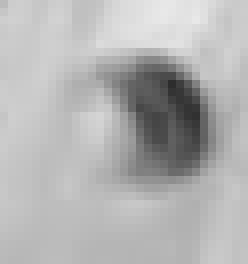
#> input picture OpenCV methods/dimension estimation/test images/1.png, 124 x 132 px, found by its file name (shown 2 times larger)
$ jupyter execute --allow-errors Opencv.ipynb   (older library calls are emulated)
#> lines starting #> are read from the running program, lines starting #| are printed output that depends on the picture; after the words box and inside, x2 and y2 are one past the last pixel; in counts of white or black regions, pixels touching at a corner belong together
[cell 1]
# import the necessary packages
from scipy.spatial import distance as dist
from imutils import perspective
from imutils import contours
import numpy as np
import argparse
import imutils
import cv2
def midpoint(ptA, ptB):
    return ((ptA[0] + ptB[0]) * 0.5, (ptA[1] + ptB[1]) * 0.5)

[cell 2]
# load the image, convert it to grayscale, and blur it slightly
image = cv2.imread('test images/1.png')
#> image is the input picture: shape (132, 124, 3); min 45, max 232, mean 179.1
gray = cv2.cvtColor(image, cv2.COLOR_BGR2GRAY)
gray = cv2.GaussianBlur(gray, (7, 7), 0)
# perform edge detection, then perform a dilation + erosion to
# close gaps in between object edges
edged = cv2.Canny(gray, 50, 100)
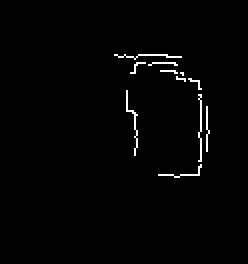
#> edged: shape (132, 124) (shown 2 times larger); 1.3% white in thin lines or dots, all inside (x1, y1, x2, y2) = (57, 27, 105, 89)
edged = cv2.dilate(edged, None, iterations=1)
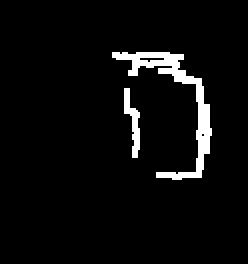
#> edged: shape (132, 124) (shown 2 times larger); 4.5% white; 2 white regions, box (x1, y1, x2, y2) and area: (56, 26, 106, 90) 613, (62, 44, 70, 79) 127
edged = cv2.erode(edged, None, iterations=1)
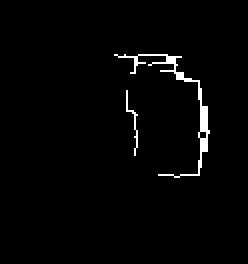
#> edged: shape (132, 124) (shown 2 times larger); 1.8% white in thin lines or dots, all inside (x1, y1, x2, y2) = (57, 27, 105, 89)
# find contours in the edge map
cnts = cv2.findContours(edged.copy(), cv2.RETR_EXTERNAL,
    cv2.CHAIN_APPROX_SIMPLE)
#> cnts = 2 contours, 1 with area under 20; largest, box (x1, y1, x2, y2) and area: (57, 27, 105, 89) 122
cnts = imutils.grab_contours(cnts)
# sort the contours from left-to-right and initialize the
# 'pixels per metric' calibration variable
(cnts, _) = contours.sort_contours(cnts)
pixelsPerMetric = None

[cell 3]
# loop over the contours individually
for c in cnts:
    if cv2.contourArea(c) < 100:
        continue
    orig = image.copy()
    box = cv2.minAreaRect(c)
    box = cv2.cv.BoxPoints(box) if imutils.is_cv2() else cv2.boxPoints(box)
    box = np.array(box, dtype="int")
    # order the points in the contour such that they appear
    # in top-left, top-right, bottom-right, and bottom-left
    # order, then draw the outline of the rotated bounding
    # box
    box = perspective.order_points(box)
    cv2.drawContours(orig, [box.astype("int")], -1, (0, 255, 0), 2)
    # loop over the original points and draw them
    for (x, y) in box:
        cv2.circle(orig, (int(x), int(y)), 5, (0, 0, 255), -1)
#> this loop made 2 passes
#> box on pass 1: [[57, 27], [89, 14], [114, 81], [81, 93]]
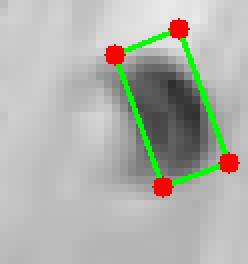
#> orig: shape (132, 124, 3) (shown 2 times larger); mean B, G, R 171, 178.2, 176.1

[cell 4]
  # unpack the ordered bounding box, then compute the midpoint
    # between the top-left and top-right coordinates, followed by
    # the midpoint between bottom-left and bottom-right coordinates
(tl, tr, br, bl) = box
#> tl = [57, 27]; tr = [89, 14]; br = [114, 81]; bl = [81, 93]
(tltrX, tltrY) = midpoint(tl, tr)
#> tltrX = 73; tltrY = 20.5
(blbrX, blbrY) = midpoint(bl, br)
#> blbrX = 97.5; blbrY = 87
    # compute the midpoint between the top-left and top-right points,
    # followed by the midpoint between the top-righ and bottom-right
(tlblX, tlblY) = midpoint(tl, bl)
#> tlblX = 69; tlblY = 60
(trbrX, trbrY) = midpoint(tr, br)
#> trbrX = 101.5; trbrY = 47.5
    # draw the midpoints on the image
cv2.circle(orig, (int(tltrX), int(tltrY)), 5, (255, 0, 0), -1)
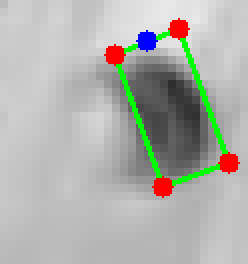
#> orig: shape (132, 124, 3) (shown 2 times larger); 0.49% of pixels changed, all inside (x1, y1, x2, y2) = (68, 15, 79, 26)
cv2.circle(orig, (int(blbrX), int(blbrY)), 5, (255, 0, 0), -1)
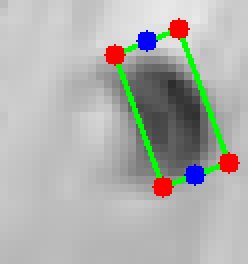
#> orig: shape (132, 124, 3) (shown 2 times larger); 0.49% of pixels changed, all inside (x1, y1, x2, y2) = (92, 82, 103, 93)
cv2.circle(orig, (int(tlblX), int(tlblY)), 5, (255, 0, 0), -1)
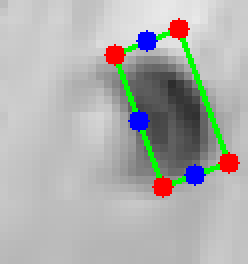
#> orig: shape (132, 124, 3) (shown 2 times larger); 0.49% of pixels changed, all inside (x1, y1, x2, y2) = (64, 55, 75, 66)
cv2.circle(orig, (int(trbrX), int(trbrY)), 5, (255, 0, 0), -1)
    # draw lines between the midpoints
cv2.line(orig, (int(tltrX), int(tltrY)), (int(blbrX), int(blbrY)),
(255, 0, 255), 2)
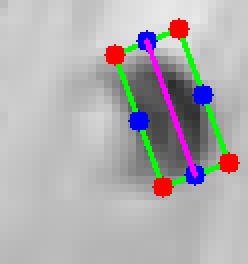
#> orig: shape (132, 124, 3) (shown 2 times larger); mean B, G, R 175.7, 173.7, 176.2
cv2.line(orig, (int(tlblX), int(tlblY)), (int(trbrX), int(trbrY)),
(255, 0, 255), 2)
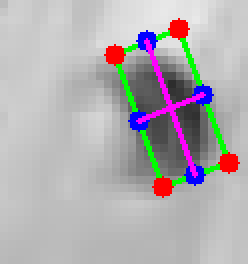
#> orig: shape (132, 124, 3) (shown 2 times larger); 0.55% of pixels changed, all inside (x1, y1, x2, y2) = (68, 46, 103, 62)
